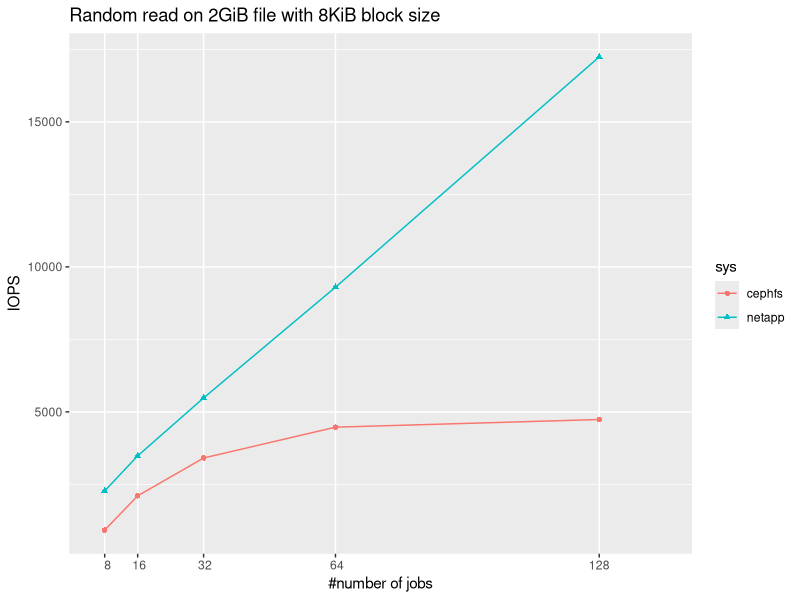
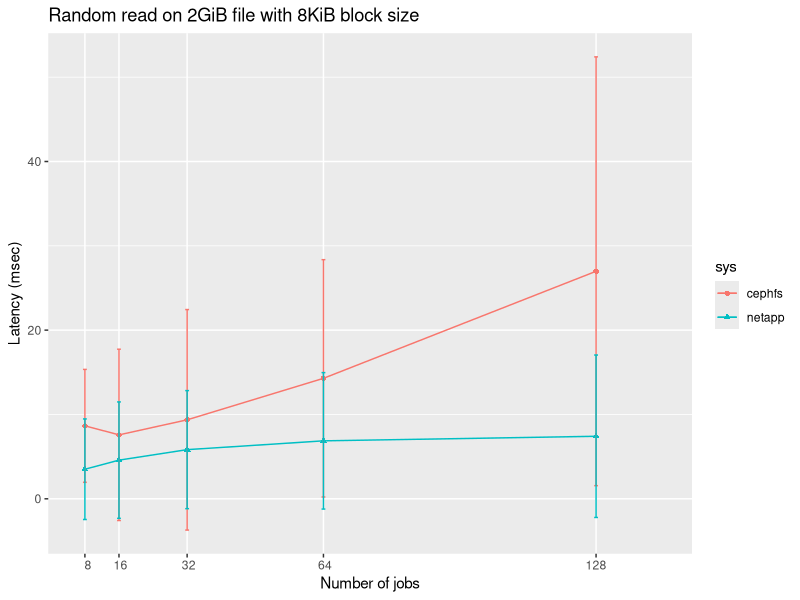
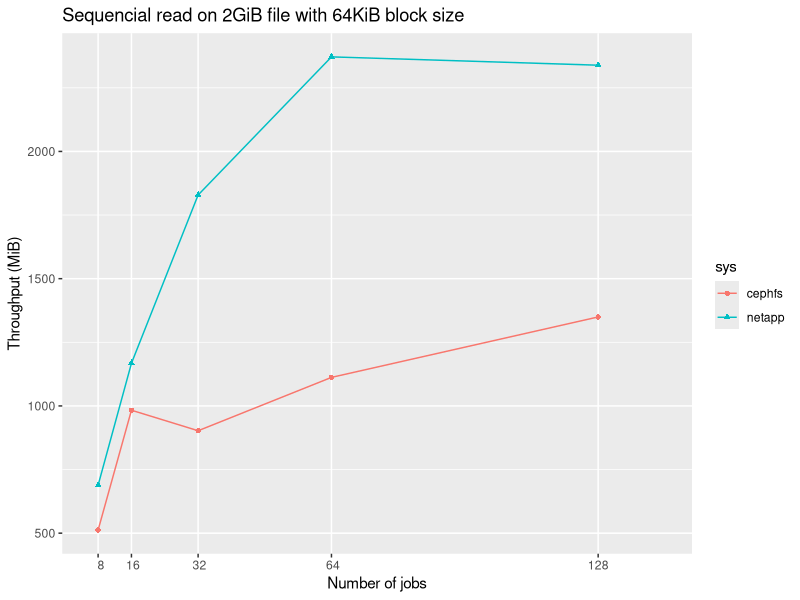
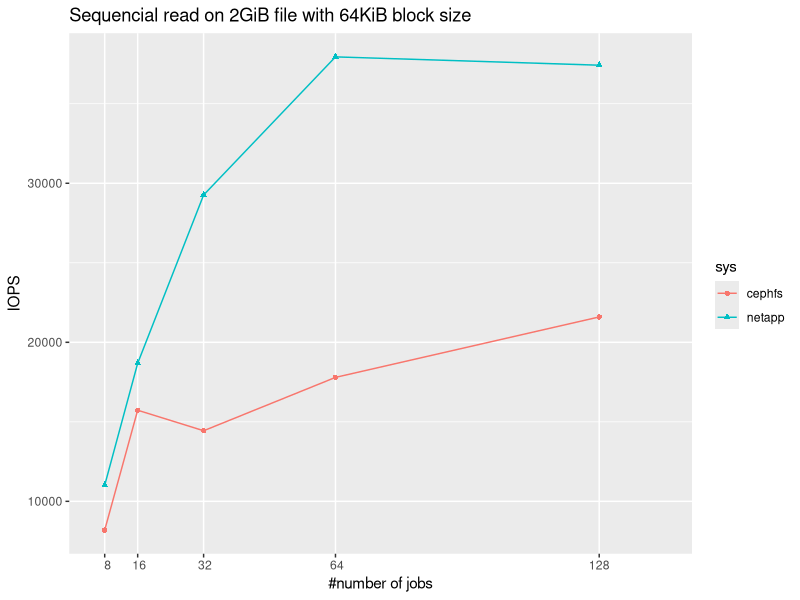
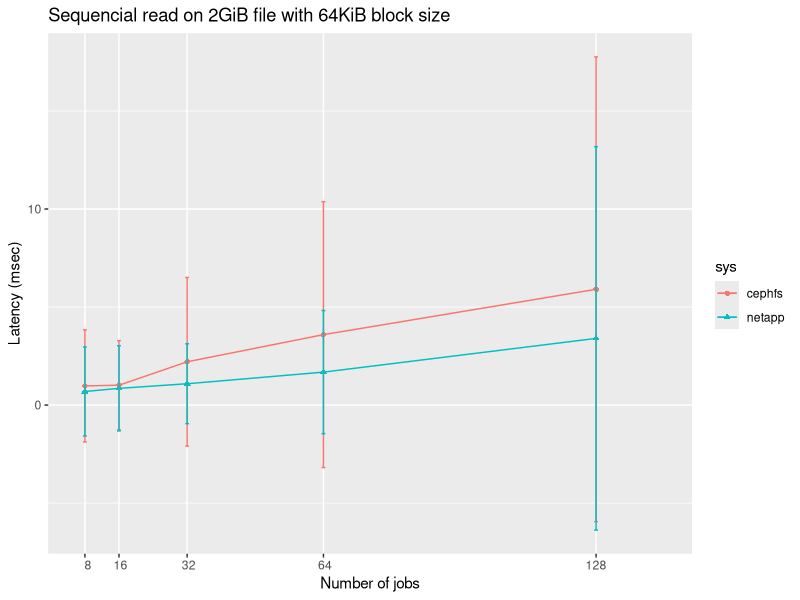
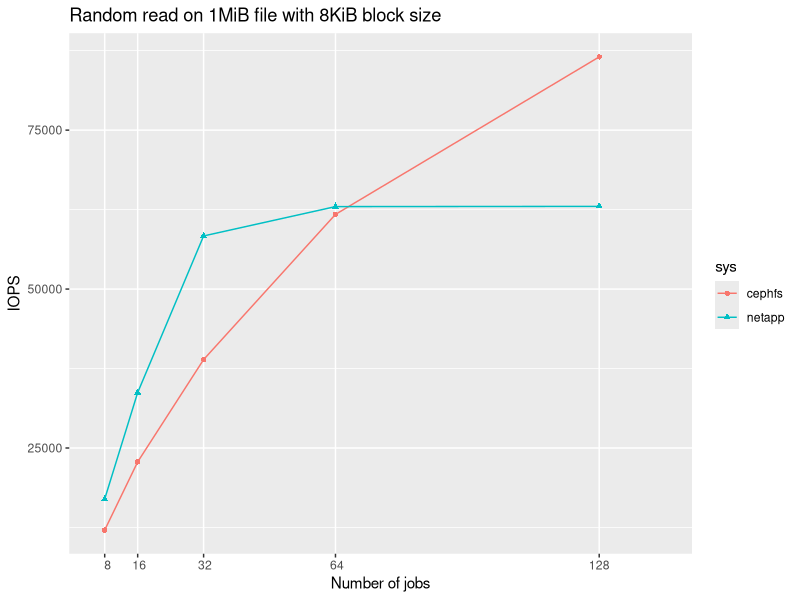
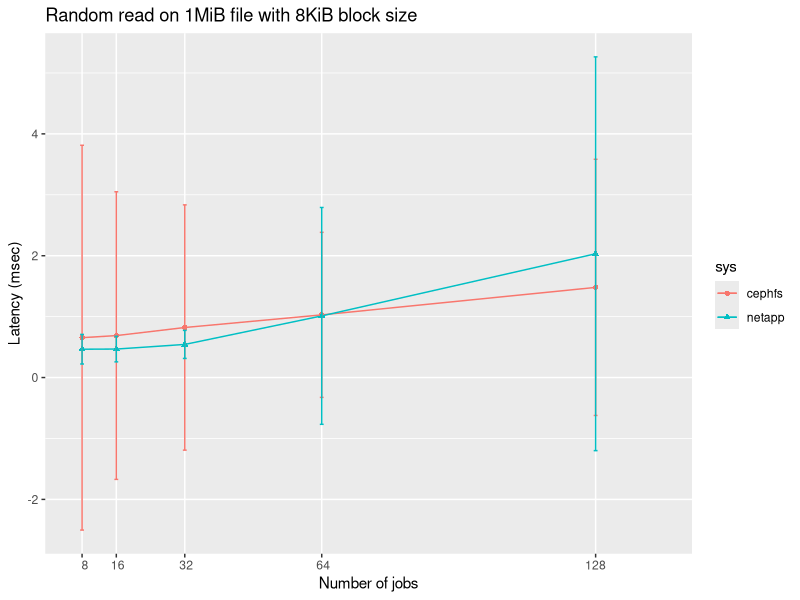
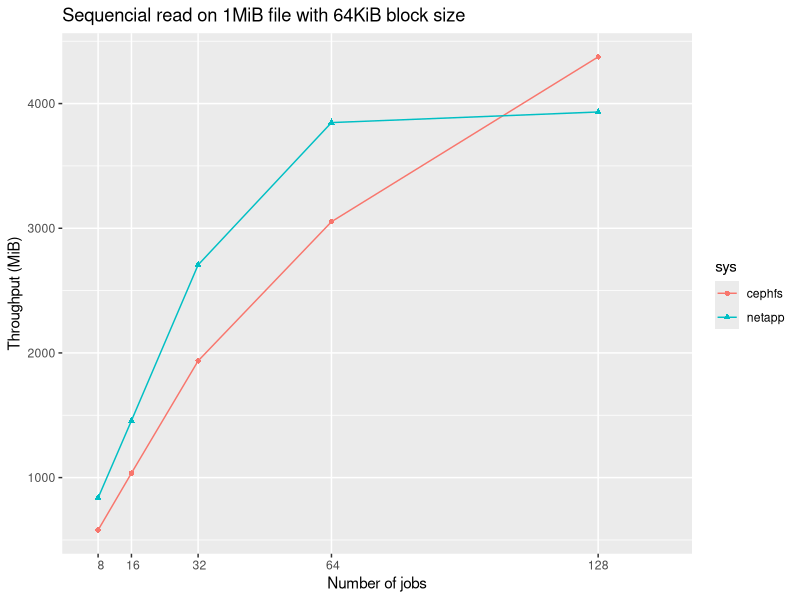

The R source for these figures, in order:
#!/usr/bin/Rscript

library(ggplot2)

# dataset for CephFS 
data_cephfs <- read.csv("cephfs.csv")

d_cephfs_randr_2g <- subset(data_cephfs, iotype == "randr" & fsize == "2g")
d_cephfs_seqr_2g  <- subset(data_cephfs, iotype == "seqr"  & fsize == "2g")

d_cephfs_randr_1m <- subset(data_cephfs, iotype == "randr" & fsize == "1m")
d_cephfs_seqr_1m  <- subset(data_cephfs, iotype == "seqr"  & fsize == "1m")

# dataset for NetApp
data_netapp <- read.csv("netapp_hiqos.csv")

d_netapp_randr_2g <- subset(data_netapp, iotype == "randr" & fsize == "2g")
d_netapp_seqr_2g  <- subset(data_netapp, iotype == "seqr"  & fsize == "2g")

d_netapp_randr_1m <- subset(data_netapp, iotype == "randr" & fsize == "1m")
d_netapp_seqr_1m  <- subset(data_netapp, iotype == "seqr"  & fsize == "1m")

#########################################################################################################
# plot for randr on 2g file
#########################################################################################################
p_data <- rbind(d_cephfs_randr_2g,d_netapp_randr_2g) 
p_data$lat_mean_ms <- p_data$lat_mean_ns / 1000000
p_data$lat_stdv_ms <- p_data$lat_stdv_ns / 1000000

p_title <- "Random read on 2GiB file with 8KiB block size"
p_ofile_prefix <- "p_randr_2g_"

p_randr_iops <- ggplot(data=p_data, mapping=aes(x=n_jobs_total, y=iops, group=sys, colour=sys)) +
                   geom_line() + geom_point(aes(shape=sys)) +
                   scale_x_discrete(name="#number of jobs", limits=p_data$n_jobs_total) +
                   coord_cartesian(xlim = c(0,150)) +
                   ylab("IOPS") +
                   ggtitle(p_title)

ggsave(plot=p_randr_iops, width=9, height=6, dpi=600, filename=paste0(p_ofile_prefix,"iops.pdf"))

p_randr_lat <- ggplot(data=p_data, mapping=aes(x=n_jobs_total, y=lat_mean_ms, group=sys, colour=sys)) +
                  geom_line() + geom_point(aes(shape=sys)) +
                  geom_errorbar(aes(ymin=lat_mean_ms-lat_stdv_ms, ymax=lat_mean_ms+lat_stdv_ms)) +
                  scale_x_discrete(name="Number of jobs", limits=p_data$n_jobs_total) +
                  coord_cartesian(xlim = c(0,150)) +
                  ylab("Latency (msec)") +
                  ggtitle(p_title)

ggsave(plot=p_randr_lat, width=9, height=6, dpi=600, filename=paste0(p_ofile_prefix,"lat.pdf"))

#########################################################################################################
# plot for seqr on 2g file
#########################################################################################################
p_data <- rbind(d_cephfs_seqr_2g,d_netapp_seqr_2g) 
p_data$lat_mean_ms <- p_data$lat_mean_ns / 1000000
p_data$lat_stdv_ms <- p_data$lat_stdv_ns / 1000000
p_data$bwidth_mb   <- p_data$bwidth / 1024

p_title <- "Sequencial read on 2GiB file with 64KiB block size"

p_ofile_prefix <- "p_seqr_2g_"

p_seqr_bw <- ggplot(data=p_data, mapping=aes(x=n_jobs_total, y=bwidth_mb, group=sys, colour=sys)) +
             geom_line() + geom_point(aes(shape=sys)) +
             scale_x_discrete(name="Number of jobs", limits=p_data$n_jobs_total) +
             coord_cartesian(xlim = c(0,150)) +
             ylab("Throughput (MiB)") +
             ggtitle(p_title)

ggsave(plot=p_seqr_bw, width=9, height=6, dpi=600, filename=paste0(p_ofile_prefix,"bw.pdf"))

p_seqr_iops <- ggplot(data=p_data, mapping=aes(x=n_jobs_total, y=iops, group=sys, colour=sys)) +
               geom_line() + geom_point(aes(shape=sys)) +
               scale_x_discrete(name="#number of jobs", limits=p_data$n_jobs_total) +
               coord_cartesian(xlim = c(0,150)) +
               ylab("IOPS") +
               ggtitle(p_title)

ggsave(plot=p_seqr_iops, width=9, height=6, dpi=600, filename=paste0(p_ofile_prefix,"iops.pdf"))

p_seqr_lat <- ggplot(data=p_data, mapping=aes(x=n_jobs_total, y=lat_mean_ms, group=sys, colour=sys)) +
              geom_line() + geom_point(aes(shape=sys)) +
              geom_errorbar(aes(ymin=lat_mean_ms-lat_stdv_ms, ymax=lat_mean_ms+lat_stdv_ms)) +
              scale_x_discrete(name="Number of jobs", limits=p_data$n_jobs_total) +
              coord_cartesian(xlim = c(0,150)) +
              ylab("Latency (msec)") +
              ggtitle(p_title)

ggsave(plot=p_seqr_lat, width=9, height=6, dpi=600, filename=paste0(p_ofile_prefix,"lat.pdf"))

#########################################################################################################
# plot for randr on 1m file
#########################################################################################################
p_data <- rbind(d_cephfs_randr_1m,d_netapp_randr_1m)
p_data$lat_mean_ms <- p_data$lat_mean_ns / 1000000
p_data$lat_stdv_ms <- p_data$lat_stdv_ns / 1000000
p_data$bwidth_mb   <- p_data$bwidth / 1024

p_title <- "Random read on 1MiB file with 8KiB block size"

p_ofile_prefix <- "p_randr_1m_"

p_randr_iops <- ggplot(data=p_data, mapping=aes(x=n_jobs_total, y=iops, group=sys, colour=sys)) +
                   geom_line() + geom_point(aes(shape=sys)) +
                   scale_x_discrete(name="Number of jobs", limits=p_data$n_jobs_total) +
                   coord_cartesian(xlim = c(0,150)) +
                   ylab("IOPS") +
                   ggtitle(p_title)

ggsave(plot=p_randr_iops, width=9, height=6, dpi=600, filename=paste0(p_ofile_prefix,"iops.pdf"))

p_randr_lat <- ggplot(data=p_data, mapping=aes(x=n_jobs_total, y=lat_mean_ms, group=sys, colour=sys)) +
                  geom_line() + geom_point(aes(shape=sys)) +
                  geom_errorbar(aes(ymin=lat_mean_ms-lat_stdv_ms, ymax=lat_mean_ms+lat_stdv_ms)) +
                  scale_x_discrete(name="Number of jobs", limits=p_data$n_jobs_total) +
                  coord_cartesian(xlim = c(0,150)) +
                  ylab("Latency (msec)") +
                  ggtitle(p_title)

ggsave(plot=p_randr_lat, width=9, height=6, dpi=600, filename=paste0(p_ofile_prefix,"lat.pdf"))

#########################################################################################################
# plot for seqr on 1m file
#########################################################################################################
p_data <- rbind(d_cephfs_seqr_1m,d_netapp_seqr_1m) 
p_data$lat_mean_ms <- p_data$lat_mean_ns / 1000000
p_data$lat_stdv_ms <- p_data$lat_stdv_ns / 1000000
p_data$bwidth_mb   <- p_data$bwidth / 1024

p_title <- "Sequencial read on 1MiB file with 64KiB block size"

p_ofile_prefix <- "p_seqr_1m_"

p_seqr_bw <- ggplot(data=p_data, mapping=aes(x=n_jobs_total, y=bwidth_mb, group=sys, colour=sys)) +
             geom_line() + geom_point(aes(shape=sys)) +
             scale_x_discrete(name="Number of jobs", limits=p_data$n_jobs_total) +
             coord_cartesian(xlim = c(0,150)) +
             ylab("Throughput (MiB)") +
             ggtitle(p_title)

ggsave(plot=p_seqr_bw, width=9, height=6, dpi=600, filename=paste0(p_ofile_prefix,"bw.pdf"))

p_seqr_iops <- ggplot(data=p_data, mapping=aes(x=n_jobs_total, y=iops, group=sys, colour=sys)) +
               geom_line() + geom_point(aes(shape=sys)) +
               scale_x_discrete(name="#number of jobs", limits=p_data$n_jobs_total) +
               coord_cartesian(xlim = c(0,150)) +
               ylab("IOPS") +
               ggtitle(p_title)

ggsave(plot=p_seqr_iops, width=9, height=6, dpi=600, filename=paste0(p_ofile_prefix,"iops.pdf"))

p_seqr_lat <- ggplot(data=p_data, mapping=aes(x=n_jobs_total, y=lat_mean_ms, group=sys, colour=sys)) +
              geom_line() + geom_point(aes(shape=sys)) +
              geom_errorbar(aes(ymin=lat_mean_ms-lat_stdv_ms, ymax=lat_mean_ms+lat_stdv_ms)) +
              scale_x_discrete(name="Number of jobs", limits=p_data$n_jobs_total) +
              coord_cartesian(xlim = c(0,150)) +
              ylab("Latency (msec)") +
              ggtitle(p_title)

ggsave(plot=p_seqr_lat, width=9, height=6, dpi=600, filename=paste0(p_ofile_prefix,"lat.pdf"))
